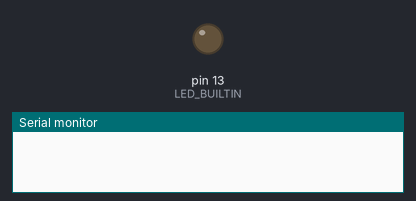
Recording of a sketch running on a simulated Arduino Uno, built with avr-gcc and run on an emulated ATmega328P. Parts: output pins drawn as LEDs (lit = HIGH), the last lines printed to the serial monitor.

Above: at 0.6 s.
At 2.75 s:
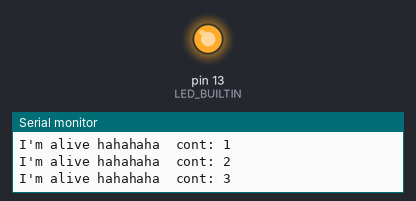
Timing chart, 0 to 3.0 s (numbered marks = the images above):
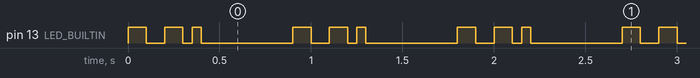

The sketch:

hello_pro_mini.ino
```cpp
int cont = 1;

void setup() {
  Serial.begin(115200);

  pinMode(LED_BUILTIN, OUTPUT);
}

void loop() {
  digitalWrite(LED_BUILTIN, HIGH);
  delay(100);
  digitalWrite(LED_BUILTIN, LOW);
  delay(100);

  digitalWrite(LED_BUILTIN, HIGH);
  delay(100);
  digitalWrite(LED_BUILTIN, LOW);
  delay(50);   // wait for a second

  digitalWrite(LED_BUILTIN, HIGH);
  delay(50);
  digitalWrite(LED_BUILTIN, LOW);
  delay(500);

  Serial.print("I'm alive hahahaha");
  Serial.print("  cont: ");
  Serial.println(cont);
  cont++;
}
```

Measured:
- by itself, pin 13 (LED_BUILTIN): repeats every 0.90 s: LOW 0.10 s, HIGH 0.10 s, LOW 0.05 s, HIGH 0.05 s, LOW 0.50 s, HIGH 0.10 s
- by itself, everything shown: repeats every 0.90 s, in 6 steps
